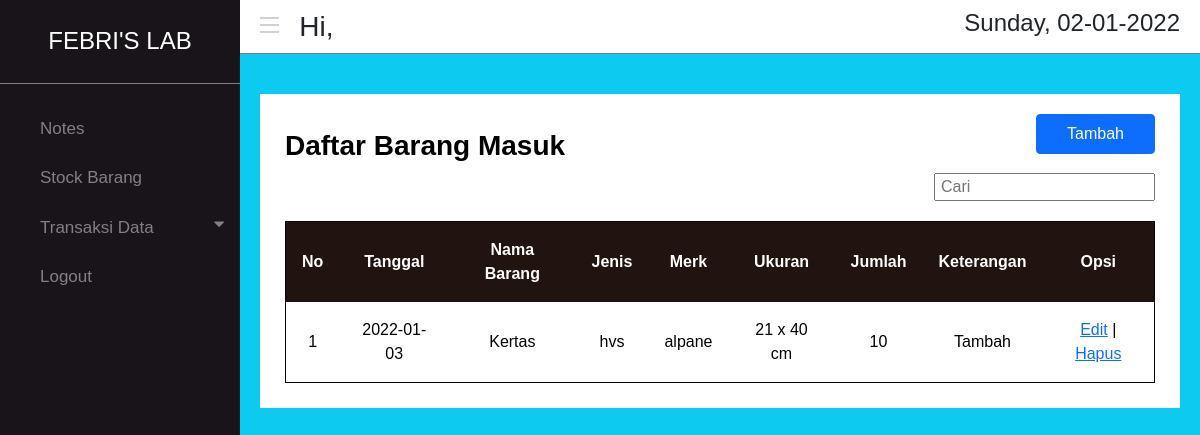
Page /barang-masuk.php on the committed database.
### tables this page shows
CREATE TABLE `stock_barang` (
  `id` int(11) NOT NULL,
  `nama` varchar(200) NOT NULL,
  `jenis` varchar(200) NOT NULL,
  `merk` varchar(200) NOT NULL,
  `ukuran` varchar(225) NOT NULL,
  `stock` int(10) NOT NULL,
  `satuan` varchar(255) NOT NULL,
  `lokasi` varchar(225) NOT NULL
);

CREATE TABLE `barang_masuk` (
  `tanggal` varchar(255) NOT NULL,
  `id_brg` int(11) NOT NULL,
  `jumlah` int(50) NOT NULL,
  `keterangan` varchar(200) NOT NULL
);

### barang-masuk.php (the view, shortened to what this page needs)
<?php include
    'koneksi.php';
?>
<!doctype html>
<html lang="en">
  <head>
    <link href="https://cdn.jsdelivr.net/npm/bootstrap@5.0.2/dist/css/bootstrap.min.css" rel="stylesheet">
    <link rel="stylesheet" href="assets/css/style.css">
    <link rel="stylesheet" href="https://cdnjs.cloudflare.com/ajax/libs/font-awesome/4.7.0/css/font-awesome.min.css">
  </head>
  <body>
        <nav>
            <div class="menu-btn">
                <hr>
                <hr>
                <hr>
            </div>
            <h3>Hi, <?php echo $_SESSION['username'] ?></h3>
            <h4><?php echo date('l, d-m-Y'); ?></h4>
        </nav>
        <div class="menu">
            <h4>FEBRI'S LAB</h4>
            <a href="halaman_admin.php">Notes</a>
            <a href="stock-barang.php">Stock Barang</a>
            <button class="dropdown-btn">Transaksi Data<i class="fa fa-caret-down"></i></button>
            <a href="logout.php">Logout</a>
        </div>
        <div class="content btn-info">
            <div class="box-content">
                <h3>Daftar Barang Masuk</h3>
                <button id="btn-modal" type="button" class="btn btn-primary" data-bs-toggle="modal" data-bs-target="#exampleModal">
                    Tambah
                </button>
                <input type="text" id="cari" placeholder="Cari">
                <table>
                    <thead>
                        <tr>
                            <th>No</th>
                            <th>Tanggal</th>
                            <th>Nama Barang</th>
                            <th>Jenis</th>
                            <th>Merk</th>
                            <th>Ukuran</th>
                            <th>Jumlah</th>
                            <th>Keterangan</th>
                            <th>Opsi</th>
                        </tr>
                    </thead>
                    <tbody>
                        <?php
                            $no = 1;
                            $sql = "SELECT stock_barang.id, stock_barang.nama, stock_barang.jenis, stock_barang.merk, stock_barang.ukuran, barang_masuk.jumlah, barang_masuk.keterangan, barang_masuk.tanggal FROM stock_barang INNER JOIN barang_masuk ON stock_barang.id = barang_masuk.id_brg";
                            $query = mysqli_query($db, $sql);
                            while($barang_masuk = mysqli_fetch_array($query)){
                                echo "<tr>";
                                echo "<td>".$no++."</td>";
                                echo "<td>".$barang_masuk['tanggal']."</td>";
                                echo "<td>".$barang_masuk['nama']."</td>";
                                echo "<td>".$barang_masuk['jenis']."</td>";
                                echo "<td>".$barang_masuk['merk']."</td>";
                                echo "<td>".$barang_masuk['ukuran']."</td>";
                                echo "<td>".$barang_masuk['jumlah']."</td>";
                                echo "<td>".$barang_masuk['keterangan']."</td>";
                                echo "<td>";
                                echo "<a class='edit' href='form-edit.php?id=".$barang_masuk['id']."'>Edit</a> | ";
                                echo "<a class='hapus' href='hapus-barangmasuk.php?id=".$barang_masuk['id']."'>Hapus</a>";
                                echo "</td>";
                                echo "</tr>";
                            }
                        ?>
                    </tbody>
                </table>
            </div>
        </div>
  </body>
</html>

### assets/css/style.css (style rules this page uses)
* { font-family: 'arial'; }
nav { display: flex; float: right; width: 80%; height: auto; padding: 9px 0; border-bottom: 1px solid grey; }
nav h3 { margin: 0; display: flex; flex-direction: column; justify-content: center; }
nav h4 { position: absolute; right: 20px; display: flex; flex-direction: column; justify-content: center; margin: 0; }
nav .menu-btn { width: 2%; height: 35px; display: block; margin: 0 20px 0 20px; padding: 3px 0; cursor: pointer; }
nav .menu-btn hr { height: 2px; width: 100%; margin: 5px 0; background-color: rgb(80, 78, 78); }
.menu { float: left; width: 20%; height: 100vh; position: fixed; z-index: 1; top: 0; left: 0; background-color: #111; overflow-x: hidden; color: white; background-color: #19141a; }
.menu h4 { padding: 27px 0; text-align: center; margin: 0 0 20px 0; border-bottom: 1px solid grey; }
.menu a, .dropdown-btn { padding: 12px 8px 12px 40px; text-decoration: none; font-size: 17px; color: #818181; display: block; border: none; background: none; width: 100%; text-align: left; cursor: pointer; outline: none; }
.fa-caret-down { float: right; padding-right: 8px; }
.content { height: 100vh; float: right; width: 80%; padding: 40px 20px; }
.content .box-content { position: relative; width: 100%; height: auto !important; padding: 25px 25px; background-color: white; }
.content .box-content h3 { font-weight: bold; margin: 10px 0 0 0; }
.content .box-content table { border: 1px solid black; border-collapse: collapse; border-spacing: 0; width: 100%; }
.content .box-content table th { color: white; background-color: #21130d; }
.content .box-content table th,td { text-align: center; padding: 16px; }
.content .box-content button#btn-modal { position: absolute; top: 20px; right: 25px; }
.content .box-content input#cari { float: right; padding: 0 5px; margin: 10px 0 20px 0; }
.content .box-content #btn-modal { position: absolute; right: 0; padding: 7px 30px; }

### rows in the picture
stock_barang: barang_masuk.tanggal "2022-01-03", nama "Kertas", jenis "hvs", merk "alpane", ukuran "21 x 40 cm", barang_masuk.jumlah "10", barang_masuk.keterangan "Tambah"
